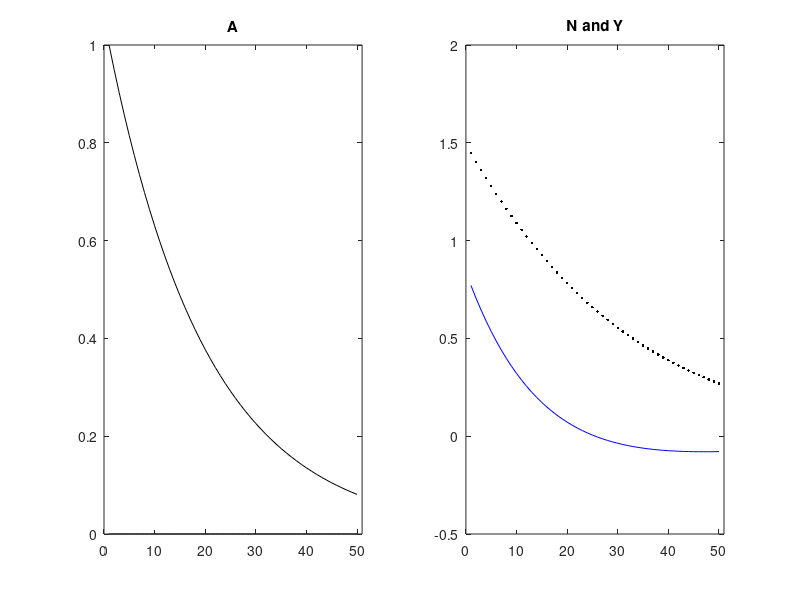
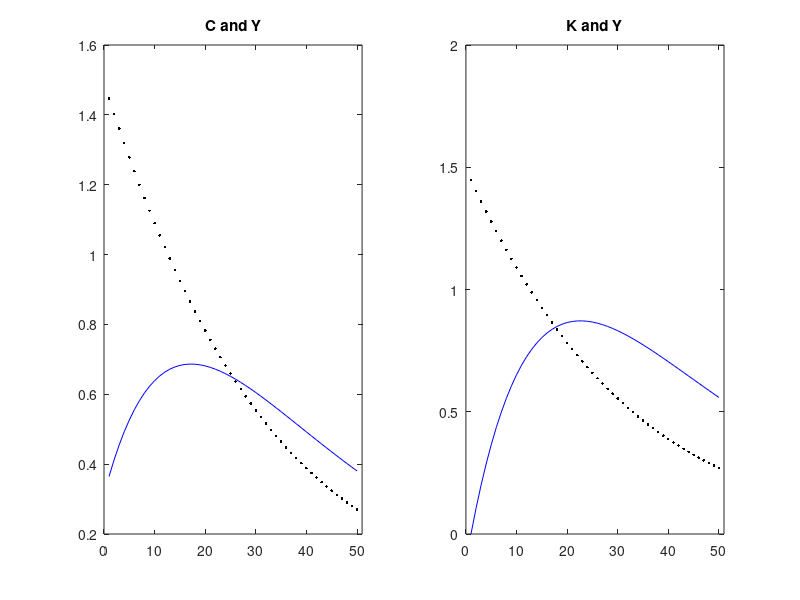
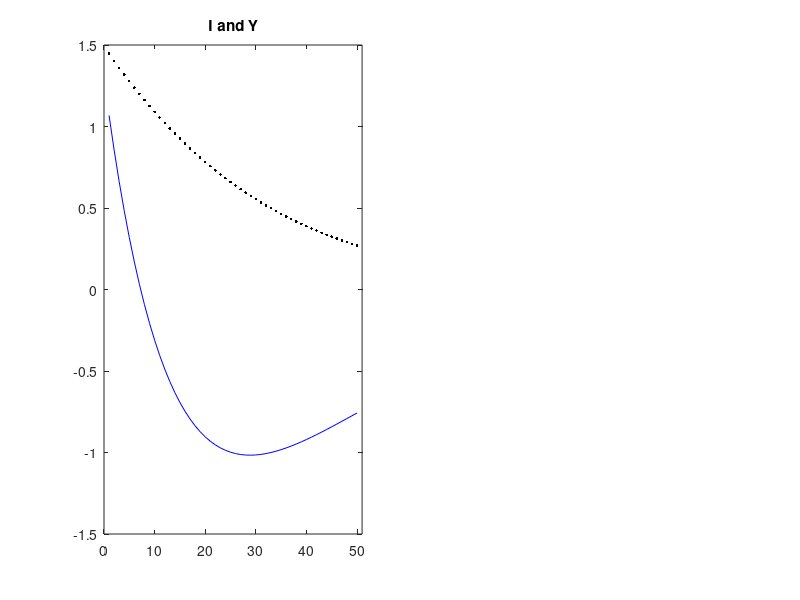

Recreate these plots in MATLAB, in order.
beta=0.988;
theta=2; % suppose theta=2
alpha=0.42;
delta=0.025;
rho=0.95;

nc=2 ;  % the number of control variables(c,n)
ns=1 ;  % the number of state variables(k)
ncs=1 ; % the number of co-state variable (lamda)
nex=1 ;  % the number of exogenous variable (A)
nf=2 ;  % the number of additional variables (y and i)

kyratio=alpha/((1/beta)-1+delta) ;
cyratio=1-(kyratio)*(delta) ;
iyratio=1-cyratio ;
ciratio=cyratio*(1/iyratio);
ckratio=(1/kyratio)-delta ;

%calculate the steady-state value for n
ssn=1/(cyratio*(theta/(1-alpha))+1); 

%calculate the steady-state value for k
ssk=ssn/((ckratio+delta)^(1/(1-alpha))) ;

%calculate the steady-state value for y
ssy=(ssk^(alpha))*(ssn^(1-alpha)) ;

mu=alpha*beta*(1/kyratio);

mcc = [-1 0; 0 (ssn+alpha*(1-ssn))/(1-ssn)] ;

mcs = [ 0 1; alpha 1 ] ;

mce = [ 0; 1 ] ;

mss0 = [ (1-alpha)*mu -1; 1 0 ]  ;

mss1 = [ 0 1; -((mu/beta)+1-delta) 0 ] ;

msc0 = [ 0 (1-alpha)*mu; 0 0 ] ;

msc1 = [  0 0; -(ckratio) (1-alpha)*(1/kyratio)] ;

mse0 = [ mu; 0] ;

mse1 = [ 0; (1/kyratio)] ;

fc = [ 0 (1-alpha); -ciratio (1/iyratio)*(1-alpha)];
    
fx = [ alpha 0; (1/iyratio)*alpha 0]; 

fe = [ 1; (1/iyratio)]; 

w = -inv(mss0 - msc0*inv(mcc)*mcs)*(mss1 - msc1*inv(mcc)*mcs);
r =  inv(mss0 - msc0*inv(mcc)*mcs)*(mse0 + msc0*inv(mcc)*mce);
q =  inv(mss0 - msc0*inv(mcc)*mcs)*(mse1 + msc1*inv(mcc)*mce);

[pr,lambr]=eig(w);
alamb=abs(diag(lambr)) ; %the abs value of eigenvalues
[lambs,lambz]=sort(alamb) ; % order the abs value of eigenvalues

lambda=lambr(lambz,lambz) ; %diagnoal matrix of eigenvalues
p=pr(:,lambz) ; %eigenvectors

lamb1=lambda(1:ns,1:ns) ;
lamb2=lambda(ns+1:ns+ncs,ns+1:ns+ncs) ;

p11=p(1:ns,1:ns) ;
p12=p(1:ns,ns+1:ns+ncs) ;
p21=p(ns+1:ns+ncs,1:ns) ;
p22=p(ns+1:ns+ncs,ns+1:ns+ncs) ;

ps=inv(p) ;
ps11=ps(1:ns,1:ns) ;
ps12=ps(1:ns,ns+1:ns+ncs) ;
ps21=ps(ns+1:ns+ncs,1:ns) ;
ps22=ps(ns+1:ns+ncs,ns+1:ns+ncs) ;

rxe=r(1:ns,1:nex) ;
rle=r(ns+1:ns+ncs,1:nex) ;
qxe=q(1:ns,1:nex) ;
qle=q(ns+1:ns+ncs,1:nex) ;

phi0=ps21*rxe+ps22*rle ;
phi1=ps21*qxe+ps22*qle ;

psi=zeros(ncs,nex) ;

for i=1:ncs
 psi(i,:)=-(phi0(i,:)*rho+phi1(i,:))*inv(eye(nex)-rho/lamb2(i,i))/lamb2(i,i) ;
end


xx=p11*lamb1*inv(p11) ; %% x(t)=state variable, z(t):exogenous variable
xe=(p11*lamb1*ps12+p12*lamb2*ps22)*inv(ps22)*psi+rxe*rho+qxe ;
solx=[ xx xe ] ; % express x(t+1) as fun. of s(t)
%s(t) is vector of x(t) and z(t) 

lx=-inv(ps22)*ps21 ;
lex=inv(ps22)*psi ;
soll=[lx lex] ;  %express co-state(t) as fun. of s(t)

cxl=inv(mcc)*mcs ;
ce=inv(mcc)*mce ;
solc=[ cxl*[ eye(ns) ; lx ] cxl*[ zeros(ns,nex) ; lex ]+ce ] ;
% calculate the solutions for control variables

fx(2,:)=solc(1,1:ns)*xx ;
fx=diag(fx);
fe(2,:)=solc(1,1:ns)*xe+solc(1,ns+1:ns+nex)*rho ;

solf=[ fx fe ]+fc*solc ; %the solution for other interested variables(y&i)

m = [ solx ; [ zeros(nex,ns) rho ] ] ;
h = [ soll ; solc ; solf ] ;
mh=[ m ; h ] ;

sigma=0.007;
nimp=50; % variables in response to shock up to nimp periods

drules=mh;
[nex,nex2]=size(sigma) ;
[ny,ns]=size(drules) ;
ns=ns-nex ;
m=drules(1:nex+ns,:) ;
h=drules(nex+ns+1:ny,:) ;
irf=zeros(nimp,6) ;

for k=1:nimp
  if k==1
    irfs=eye(ns+nex) ;
  else
    irfs=m*irfs ;
  end
  irff=h*irfs ;
  irf(k,1)=irfs(ns+1,ns+1) ;
  irf(k,2)=irfs(1,ns+1) ;
  irf(k,3)=irff(2,ns+1) ;
  irf(k,4)=irff(3,ns+1) ;
  irf(k,5)=irff(4,ns+1) ;
  irf(k,6)=irff(5,ns+1) ;
end

t=(1:1:nimp)' ;
zers=zeros(nimp,1) ;

figure(1)

subplot(121)
plot(t,[ irf(:,1) zers],'k' )
title('A')
set(gca,'XLim',[0 nimp+1]) ;

subplot(122)
plot(t, irf(:,4),'b',t,irf(:,5),'k.')
title('N and Y')
set(gca,'XLim',[0 nimp+1]) ;

figure(2)
subplot(121)
plot(t,irf(:,3),'b',t,irf(:,5),'k.')
title('C and Y')
set(gca,'XLim',[0 nimp+1]) ;

subplot(122)
plot(t,irf(:,2),'b',t,irf(:,5),'k.')
title('K and Y')
set(gca,'XLim',[0 nimp+1]) ;

figure(3)
subplot(121)
plot(t,irf(:,6),'b',t,irf(:,5),'k.')
title('I and Y')
set(gca,'XLim',[0 nimp+1]) ;